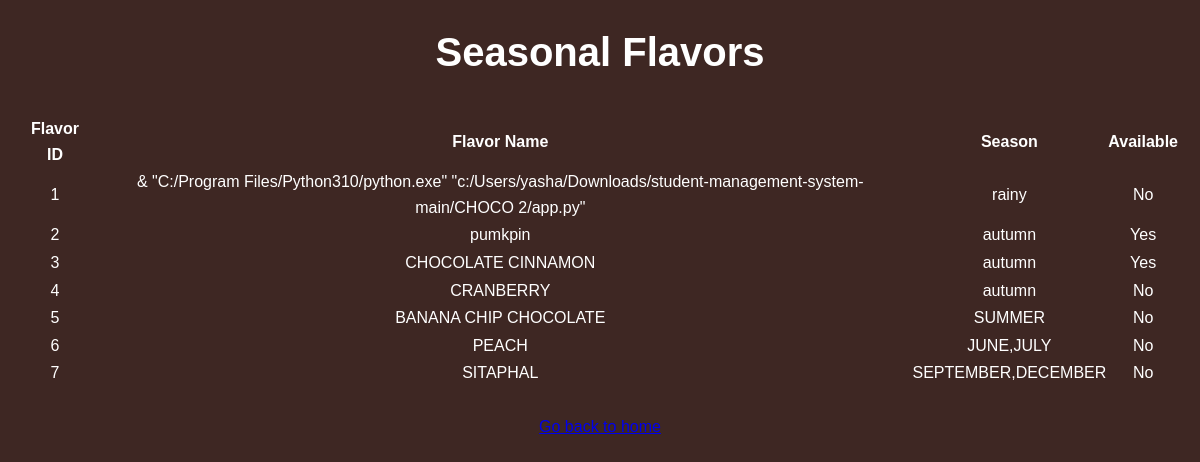
Screenshot of /list_flavors with the database file from the repository.
### tables this page shows
CREATE TABLE seasonal_flavors (
        flavor_id INTEGER PRIMARY KEY AUTOINCREMENT,
        flavor_name TEXT NOT NULL,
        season TEXT NOT NULL,        
        available BOOLEAN NOT NULL   
    );

### app.py (the view)
@app.route('/list_flavors')
def list_flavors_route():
    connection = sqlite3.connect("chocolate_house.db")
    cursor = connection.cursor()
    cursor.execute('SELECT * FROM seasonal_flavors')
    flavors = cursor.fetchall()
    connection.close()
    return render_template('list_flavors.html', flavors=flavors)

### templates/list_flavors.html (shortened to what this page needs)
<!DOCTYPE html>
<html lang="en">
<head>
    <link rel="stylesheet" href="{{ url_for('static', filename='css/style.css') }}">
</head>
<body>
    <h1>Seasonal Flavors</h1>
    <table>
        <thead>
            <tr>
                <th>Flavor ID</th>
                <th>Flavor Name</th>
                <th>Season</th>
                <th>Available</th>
            </tr>
        </thead>
        <tbody>
            {% for flavor in flavors %}
            <tr>
                <td>{{ flavor[0] }}</td>
                <td>{{ flavor[1] }}</td>
                <td>{{ flavor[2] }}</td>
                <td>{{ 'Yes' if flavor[3] else 'No' }}</td>
            </tr>
            {% endfor %}
        </tbody>
    </table>
    <br>
    <a href="{{ url_for('index') }}">Go back to home</a>
</body>
</html>

### static/css/style.css (style rules this page uses)
* { margin: 0; padding: 0; box-sizing: border-box; }
body { background-color: #3e2723; font-family: Arial, sans-serif; color: #ffffff; line-height: 1.6; text-align: center; padding: 20px; }
h1, h2 { font-size: 2.5rem; color: #fff; text-align: center; margin-bottom: 30px; }

### rows the page displays
seasonal_flavors: flavor_id "1", flavor_name "& \"C:/Program Files/Python310/python.exe\" \"c:/Users/yasha/Downloads/student-management-system-main/CHOCO 2/app.py\"", season "rainy", available "No"
seasonal_flavors: flavor_id "2", flavor_name "pumkpin", season "autumn", available "Yes"
seasonal_flavors: flavor_id "3", flavor_name "CHOCOLATE CINNAMON", season "autumn", available "Yes"
seasonal_flavors: flavor_id "4", flavor_name "CRANBERRY", season "autumn", available "No"
seasonal_flavors: flavor_id "5", flavor_name "BANANA CHIP CHOCOLATE", season "SUMMER", available "No"
seasonal_flavors: flavor_id "6", flavor_name "PEACH", season "JUNE,JULY", available "No"
seasonal_flavors: flavor_id "7", flavor_name "SITAPHAL", season "SEPTEMBER,DECEMBER", available "No"
